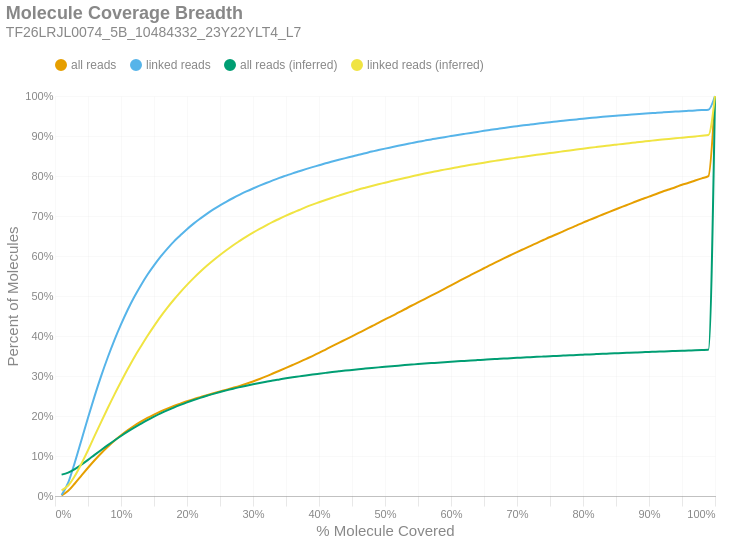

Source (notebook cell):
### Markdown cell above
### Molecule Read Coverage
This chart shows molecule coverage breadth as computed by the number of bases aligned to that molecule. In other words, "*how much of each unique long molecule is actually sequenced/aligned?*" Keep in mind there is a distinction between sequences and alignments, since some sequences belonging to a particular molecule may not align well and wouldn't appear in the alignment data. This chart also shows molecule coverage breadth as computed by the *inferred fragment* from which the aligned sequences originate. Unlike read coverage, this calculation takes into account the total insert size, including unsequenced gaps between the forward and reverse reads. Like the previous figures, these are cumulative percents.

### Code cell
if SKIPLR:
    print_html(f"Skipped")
else:
    binned_df = consolidated_hist(valids['coverage_bp'], mask, 0.01, True)
    binned_df_inf = consolidated_hist(valids['coverage_inserts'], mask, 0.01, True)
    binned_df = binned_df.with_columns(pl.lit(binned_df_inf['all reads (cumsum)']).alias('all reads (inferred)'))
    binned_df = binned_df.with_columns(pl.lit(binned_df_inf['linked reads (cumsum)']).alias('linked reads (inferred)'))
    binned_df = binned_df.with_columns(
        (pl.col('bin').cast(pl.Float64) + 0.01).alias('right_edge')
    )

    with SafeRender(binned_df):
        (
            density_plot(binned_df, 'Molecule Coverage Breadth', samplename, 'molcov', ['all reads (inferred)','linked reads (inferred)'])
            .encode(
                #x=alt.X('bin:Q', title="% Molecule Covered").axis(format = '%').scale(padding=0),
                x=alt.X('right_edge:Q', title="% Molecule Covered").axis(format='%').scale(padding=0),
                y=alt.Y('value:Q', title='Percent of Molecules')
                    .axis(format='%')
                    .stack(False)
                    .scale(domainMin=0, padding=0),
                color=alt.Color("key:N").scale(domain = ["all reads", "linked reads", "all reads (inferred)", "linked reads (inferred)"]),
                tooltip = [
                    alt.Tooltip("key:N", title = "Data Type"),
                    alt.Tooltip("range_label:N", title="% Molecule Covered"),
                    alt.Tooltip("value:Q", format = ".2%", title="% Molecules")
                ]
            )
        ).display()

### Figure 1 — Vega-Lite specification as saved in the notebook (floating-point values rounded to 4 significant figures)
{"width": "container", "height": 400, "config": {"title": {"anchor": "start", "dy": -15, "fontSize": 18, "color": "#888888", "subtitleColor": "#888888", "subtitleFontSize": 14}, "arc": {"fill": "#0072B2"}, "axis": {"domainColor": "#888888", "domainWidth": 0.5, "gridWidth": 0.2, "grid": false, "titleFontWeight": 400, "titleFontSize": 15, "labelFontSize": 11, "labelColor": "#888888", "tickColor": "#888888", "tickWidth": 0.2, "titleColor": "#888888"}, "axisBand": {"grid": false}, "axisX": {"grid": true, "tickSize": 10, "domainCap": "round"}, "axisY": {"domain": false, "grid": true, "tickSize": 0, "domainCap": "round"}, "background": "transparent", "header": {"labelFontSize": 15, "labelColor": "#888888", "titleFontSize": 15, "titleFontWeight": 600, "titleColor": "#888888"}, "legend": {"labelFont": "sans-serif", "labelFontSize": 12, "labelColor": "#888888", "symbolSize": 100, "symbolType": "circle", "titleFontSize": 12, "titlePadding": 10, "titleColor": "#888888", "title": null, "orient": "top"}, "range": {"category": ["#E69F00", "#56B4E9", "#009E73", "#F0E442", "#0072B2", "#D55E00", "#CC79A7", "#000000"], "diverging": ["#cfe8f3", "#a2d4ec", "#73bfe2", "#46abdb", "#1696d2", "#12719e"]}, "area": {"fill": "#0072B2", "fillOpacity": 0.7, "line": true, "strokeOpacity": 0.7}, "line": {"color": "#0072B2", "stroke": "#0072B2", "strokeWidth": 2}, "trail": {"color": "#0072B2", "stroke": "#0072B2", "strokeWidth": 0, "size": 1}, "point": {"filled": true, "fillOpacity": 1.0, "size": 95}, "text": {"color": "#888888", "fontSize": 11, "align": "right", "fontWeight": 400, "size": 11}, "bar": {"fill": "#0072B2", "stroke": null}, "view": {"stroke": null, "continuousWidth": 660, "continuousHeight": 400}}, "data": {"name": "data-a2f6b8a7b7ce43f506a5ada90dff55be"}, "mark": {"type": "line", "interpolate": "monotone", "point": {"opacity": 0, "size": 275}}, "encoding": {"color": {"field": "key", "scale": {"domain": ["all reads", "linked reads", "all reads (inferred)", "linked reads (inferred)"]}, "type": "nominal"}, "tooltip": [{"field": "key", "title": "Data Type", "type": "nominal"}, {"field": "range_label", "title": "% Molecule Covered", "type": "nominal"}, {"field": "value", "format": ".2%", "title": "% Molecules", "type": "quantitative"}], "x": {"axis": {"format": "%"}, "field": "right_edge", "scale": {"padding": 0}, "title": "% Molecule Covered", "type": "quantitative"}, "y": {"axis": {"format": "%"}, "field": "value", "scale": {"domainMin": 0, "padding": 0}, "stack": false, "title": "Percent of Molecules", "type": "quantitative"}}, "params": [{"name": "param_c36ac31b6afebe62", "select": {"type": "point", "fields": ["key"]}, "bind": "legend"}], "title": {"text": "Molecule Coverage Breadth", "subtitle": "TF26LRJL0074_5B_10484332_23Y22YLT4_L7"}, "transform": [{"fold": ["all reads (cumsum)", "linked reads (cumsum)", "all reads (inferred)", "linked reads (inferred)"]}, {"calculate": "replace(datum.key, ' (cumsum)', '')", "as": "key"}, {"filter": {"param": "param_c36ac31b6afebe62"}}], "usermeta": {"embedOptions": {"downloadFileName": "TF26LRJL0074_5B_10484332_23Y22YLT4_L7.molcov"}}, "$schema": "https://vega.github.io/schema/vega-lite/v6.4.1.json", "datasets": {"data-a2f6b8a7b7ce43f506a5ada90dff55be": [{"bin": "0.0", "interval": "0.0-0.01", "all reads": 0.001256, "linked reads": 0.002532, "all reads (cumsum)": 0.001256, "linked reads (cumsum)": 0.002532, "range_label": "0.0-0.01", "all reads (inferred)": 0.05351, "linked reads (inferred)": 0.01411, "right_edge": 0.01}, {"bin": "0.01", "interval": "0.01-0.02", "all reads": 0.01164, "linked reads": 0.03069, "all reads (cumsum)": 0.0129, "linked reads (cumsum)": 0.03322, "range_label": "0.01-0.02", "all reads (inferred)": 0.05844, "linked reads (inferred)": 0.02614, "right_edge": 0.02}, {"bin": "0.02", "interval": "0.02-0.03", "all reads": 0.01828, "linked reads": 0.05052, "all reads (cumsum)": 0.03118, "linked reads (cumsum)": 0.08374, "range_label": "0.02-0.03", "all reads (inferred)": 0.06725, "linked reads (inferred)": 0.05, "right_edge": 0.03}, {"bin": "0.03", "interval": "0.03-0.04", "all reads": 0.01975, "linked reads": 0.05583, "all reads (cumsum)": 0.05093, "linked reads (cumsum)": 0.1396, "range_label": "0.03-0.04", "all reads (inferred)": 0.07828, "linked reads (inferred)": 0.0807, "right_edge": 0.04}, {"bin": "0.04", "interval": "0.04-0.05", "all reads": 0.01965, "linked reads": 0.05593, "all reads (cumsum)": 0.07058, "linked reads (cumsum)": 0.1955, "range_label": "0.04-0.05", "all reads (inferred)": 0.09027, "linked reads (inferred)": 0.1145, "right_edge": 0.05}, {"bin": "0.05", "interval": "0.05-0.06", "all reads": 0.01885, "linked reads": 0.05415, "all reads (cumsum)": 0.08943, "linked reads (cumsum)": 0.2497, "range_label": "0.05-0.06", "all reads (inferred)": 0.1029, "linked reads (inferred)": 0.1503, "right_edge": 0.06}, {"bin": "0.06", "interval": "0.06-0.07", "all reads": 0.01762, "linked reads": 0.05064, "all reads (cumsum)": 0.107, "linked reads (cumsum)": 0.3003, "range_label": "0.06-0.07", "all reads (inferred)": 0.1152, "linked reads (inferred)": 0.1855, "right_edge": 0.07}, {"bin": "0.07", "interval": "0.07-0.08", "all reads": 0.01612, "linked reads": 0.04652, "all reads (cumsum)": 0.1232, "linked reads (cumsum)": 0.3468, "range_label": "0.07-0.08", "all reads (inferred)": 0.1272, "linked reads (inferred)": 0.2201, "right_edge": 0.08}, {"bin": "0.08", "interval": "0.08-0.09", "all reads": 0.01493, "linked reads": 0.04296, "all reads (cumsum)": 0.1381, "linked reads (cumsum)": 0.3898, "range_label": "0.08-0.09", "all reads (inferred)": 0.1389, "linked reads (inferred)": 0.2535, "right_edge": 0.09}, {"bin": "0.09", "interval": "0.09-0.1", "all reads": 0.01361, "linked reads": 0.03915, "all reads (cumsum)": 0.1517, "linked reads (cumsum)": 0.4289, "range_label": "0.09-0.1", "all reads (inferred)": 0.15, "linked reads (inferred)": 0.2856, "right_edge": 0.1}, {"bin": "0.1", "interval": "0.1-0.11", "all reads": 0.01251, "linked reads": 0.03601, "all reads (cumsum)": 0.1642, "linked reads (cumsum)": 0.4649, "range_label": "0.1-0.11", "all reads (inferred)": 0.1608, "linked reads (inferred)": 0.3168, "right_edge": 0.11}, {"bin": "0.11", "interval": "0.11-0.12", "all reads": 0.01137, "linked reads": 0.0325, "all reads (cumsum)": 0.1756, "linked reads (cumsum)": 0.4974, "range_label": "0.11-0.12", "all reads (inferred)": 0.1711, "linked reads (inferred)": 0.3465, "right_edge": 0.12}, {"bin": "0.12", "interval": "0.12-0.13", "all reads": 0.01015, "linked reads": 0.029, "all reads (cumsum)": 0.1857, "linked reads (cumsum)": 0.5264, "range_label": "0.12-0.13", "all reads (inferred)": 0.1805, "linked reads (inferred)": 0.3736, "right_edge": 0.13}, {"bin": "0.13", "interval": "0.13-0.14", "all reads": 0.009404, "linked reads": 0.02669, "all reads (cumsum)": 0.1951, "linked reads (cumsum)": 0.5531, "range_label": "0.13-0.14", "all reads (inferred)": 0.1897, "linked reads (inferred)": 0.4, "right_edge": 0.14}, {"bin": "0.14", "interval": "0.14-0.15", "all reads": 0.008378, "linked reads": 0.02353, "all reads (cumsum)": 0.2035, "linked reads (cumsum)": 0.5767, "range_label": "0.14-0.15", "all reads (inferred)": 0.1983, "linked reads (inferred)": 0.4248, "right_edge": 0.15}, {"bin": "0.15", "interval": "0.15-0.16", "all reads": 0.007853, "linked reads": 0.02175, "all reads (cumsum)": 0.2114, "linked reads (cumsum)": 0.5984, "range_label": "0.15-0.16", "all reads (inferred)": 0.2065, "linked reads (inferred)": 0.4485, "right_edge": 0.16}, {"bin": "0.16", "interval": "0.16-0.17", "all reads": 0.007106, "linked reads": 0.0196, "all reads (cumsum)": 0.2185, "linked reads (cumsum)": 0.618, "range_label": "0.16-0.17", "all reads (inferred)": 0.2141, "linked reads (inferred)": 0.4703, "right_edge": 0.17}, {"bin": "0.17", "interval": "0.17-0.18", "all reads": 0.006645, "linked reads": 0.01797, "all reads (cumsum)": 0.2251, "linked reads (cumsum)": 0.636, "range_label": "0.17-0.18", "all reads (inferred)": 0.2211, "linked reads (inferred)": 0.4906, "right_edge": 0.18}, {"bin": "0.18", "interval": "0.18-0.19", "all reads": 0.00589, "linked reads": 0.01575, "all reads (cumsum)": 0.231, "linked reads (cumsum)": 0.6517, "range_label": "0.18-0.19", "all reads (inferred)": 0.2277, "linked reads (inferred)": 0.5098, "right_edge": 0.19}, {"bin": "0.19", "interval": "0.19-0.2", "all reads": 0.005764, "linked reads": 0.01528, "all reads (cumsum)": 0.2368, "linked reads (cumsum)": 0.667, "range_label": "0.19-0.2", "all reads (inferred)": 0.234, "linked reads (inferred)": 0.5279, "right_edge": 0.2}, {"bin": "0.2", "interval": "0.2-0.21", "all reads": 0.005396, "linked reads": 0.01387, "all reads (cumsum)": 0.2422, "linked reads (cumsum)": 0.6809, "range_label": "0.2-0.21", "all reads (inferred)": 0.2398, "linked reads (inferred)": 0.5448, "right_edge": 0.21}, {"bin": "0.21", "interval": "0.21-0.22", "all reads": 0.004954, "linked reads": 0.01258, "all reads (cumsum)": 0.2471, "linked reads (cumsum)": 0.6934, "range_label": "0.21-0.22", "all reads (inferred)": 0.2453, "linked reads (inferred)": 0.5605, "right_edge": 0.22}, {"bin": "0.22", "interval": "0.22-0.23", "all reads": 0.004944, "linked reads": 0.01197, "all reads (cumsum)": 0.2521, "linked reads (cumsum)": 0.7054, "range_label": "0.22-0.23", "all reads (inferred)": 0.2505, "linked reads (inferred)": 0.5755, "right_edge": 0.23}, {"bin": "0.23", "interval": "0.23-0.24", "all reads": 0.004778, "linked reads": 0.01107, "all reads (cumsum)": 0.2569, "linked reads (cumsum)": 0.7165, "range_label": "0.23-0.24", "all reads (inferred)": 0.2553, "linked reads (inferred)": 0.5894, "right_edge": 0.24}, {"bin": "0.24", "interval": "0.24-0.25", "all reads": 0.004626, "linked reads": 0.01026, "all reads (cumsum)": 0.2615, "linked reads (cumsum)": 0.7267, "range_label": "0.24-0.25", "all reads (inferred)": 0.2599, "linked reads (inferred)": 0.6026, "right_edge": 0.25}, {"bin": "0.25", "interval": "0.25-0.26", "all reads": 0.004434, "linked reads": 0.009431, "all reads (cumsum)": 0.2659, "linked reads (cumsum)": 0.7362, "range_label": "0.25-0.26", "all reads (inferred)": 0.2642, "linked reads (inferred)": 0.615, "right_edge": 0.26}, {"bin": "0.26", "interval": "0.26-0.27", "all reads": 0.004599, "linked reads": 0.008852, "all reads (cumsum)": 0.2705, "linked reads (cumsum)": 0.745, "range_label": "0.26-0.27", "all reads (inferred)": 0.2683, "linked reads (inferred)": 0.6269, "right_edge": 0.27}, {"bin": "0.27", "interval": "0.27-0.28", "all reads": 0.004818, "linked reads": 0.008333, "all reads (cumsum)": 0.2753, "linked reads (cumsum)": 0.7534, "range_label": "0.27-0.28", "all reads (inferred)": 0.2721, "linked reads (inferred)": 0.6378, "right_edge": 0.28}, {"bin": "0.28", "interval": "0.28-0.29", "all reads": 0.005372, "linked reads": 0.007995, "all reads (cumsum)": 0.2807, "linked reads (cumsum)": 0.7614, "range_label": "0.28-0.29", "all reads (inferred)": 0.2758, "linked reads (inferred)": 0.6484, "right_edge": 0.29}, {"bin": "0.29", "interval": "0.29-0.3", "all reads": 0.005669, "linked reads": 0.007384, "all reads (cumsum)": 0.2864, "linked reads (cumsum)": 0.7687, "range_label": "0.29-0.3", "all reads (inferred)": 0.2793, "linked reads (inferred)": 0.6583, "right_edge": 0.3}, {"bin": "0.3", "interval": "0.3-0.31", "all reads": 0.006049, "linked reads": 0.007048, "all reads (cumsum)": 0.2924, "linked reads (cumsum)": 0.7758, "range_label": "0.3-0.31", "all reads (inferred)": 0.2826, "linked reads (inferred)": 0.6678, "right_edge": 0.31}, {"bin": "0.31", "interval": "0.31-0.32", "all reads": 0.006715, "linked reads": 0.00676, "all reads (cumsum)": 0.2991, "linked reads (cumsum)": 0.7825, "range_label": "0.31-0.32", "all reads (inferred)": 0.2857, "linked reads (inferred)": 0.6768, "right_edge": 0.32}, {"bin": "0.32", "interval": "0.32-0.33", "all reads": 0.007035, "linked reads": 0.006545, "all reads (cumsum)": 0.3062, "linked reads (cumsum)": 0.7891, "range_label": "0.32-0.33", "all reads (inferred)": 0.2888, "linked reads (inferred)": 0.6855, "right_edge": 0.33}, {"bin": "0.33", "interval": "0.33-0.34", "all reads": 0.006999, "linked reads": 0.006181, "all reads (cumsum)": 0.3132, "linked reads (cumsum)": 0.7953, "range_label": "0.33-0.34", "all reads (inferred)": 0.2914, "linked reads (inferred)": 0.6932, "right_edge": 0.34}, {"bin": "0.34", "interval": "0.34-0.35", "all reads": 0.00707, "linked reads": 0.005709, "all reads (cumsum)": 0.3202, "linked reads (cumsum)": 0.801, "range_label": "0.34-0.35", "all reads (inferred)": 0.2941, "linked reads (inferred)": 0.7009, "right_edge": 0.35}, {"bin": "0.35", "interval": "0.35-0.36", "all reads": 0.007195, "linked reads": 0.005668, "all reads (cumsum)": 0.3274, "linked reads (cumsum)": 0.8067, "range_label": "0.35-0.36", "all reads (inferred)": 0.2967, "linked reads (inferred)": 0.7082, "right_edge": 0.36}, {"bin": "0.36", "interval": "0.36-0.37", "all reads": 0.007292, "linked reads": 0.005209, "all reads (cumsum)": 0.3347, "linked reads (cumsum)": 0.8119, "range_label": "0.36-0.37", "all reads (inferred)": 0.2991, "linked reads (inferred)": 0.715, "right_edge": 0.37}, {"bin": "0.37", "interval": "0.37-0.38", "all reads": 0.007551, "linked reads": 0.005251, "all reads (cumsum)": 0.3423, "linked reads (cumsum)": 0.8171, "range_label": "0.37-0.38", "all reads (inferred)": 0.3015, "linked reads (inferred)": 0.7221, "right_edge": 0.38}, {"bin": "0.38", "interval": "0.38-0.39", "all reads": 0.00752, "linked reads": 0.004975, "all reads (cumsum)": 0.3498, "linked reads (cumsum)": 0.8221, "range_label": "0.38-0.39", "all reads (inferred)": 0.3037, "linked reads (inferred)": 0.7284, "right_edge": 0.39}, {"bin": "0.39", "interval": "0.39-0.4", "all reads": 0.007846, "linked reads": 0.004722, "all reads (cumsum)": 0.3576, "linked reads (cumsum)": 0.8268, "range_label": "0.39-0.4", "all reads (inferred)": 0.3058, "linked reads (inferred)": 0.7343, "right_edge": 0.4}, {"bin": "0.4", "interval": "0.4-0.41", "all reads": 0.008445, "linked reads": 0.004855, "all reads (cumsum)": 0.3661, "linked reads (cumsum)": 0.8317, "range_label": "0.4-0.41", "all reads (inferred)": 0.3078, "linked reads (inferred)": 0.7401, "right_edge": 0.41}, {"bin": "0.41", "interval": "0.41-0.42", "all reads": 0.008442, "linked reads": 0.004469, "all reads (cumsum)": 0.3745, "linked reads (cumsum)": 0.8361, "range_label": "0.41-0.42", "all reads (inferred)": 0.3098, "linked reads (inferred)": 0.7458, "right_edge": 0.42}, {"bin": "0.42", "interval": "0.42-0.43", "all reads": 0.008372, "linked reads": 0.004333, "all reads (cumsum)": 0.3829, "linked reads (cumsum)": 0.8405, "range_label": "0.42-0.43", "all reads (inferred)": 0.3116, "linked reads (inferred)": 0.751, "right_edge": 0.43}, {"bin": "0.43", "interval": "0.43-0.44", "all reads": 0.008101, "linked reads": 0.004254, "all reads (cumsum)": 0.391, "linked reads (cumsum)": 0.8447, "range_label": "0.43-0.44", "all reads (inferred)": 0.3135, "linked reads (inferred)": 0.7562, "right_edge": 0.44}, {"bin": "0.44", "interval": "0.44-0.45", "all reads": 0.008223, "linked reads": 0.004124, "all reads (cumsum)": 0.3992, "linked reads (cumsum)": 0.8488, "range_label": "0.44-0.45", "all reads (inferred)": 0.3152, "linked reads (inferred)": 0.7612, "right_edge": 0.45}, {"bin": "0.45", "interval": "0.45-0.46", "all reads": 0.008362, "linked reads": 0.004244, "all reads (cumsum)": 0.4076, "linked reads (cumsum)": 0.8531, "range_label": "0.45-0.46", "all reads (inferred)": 0.3169, "linked reads (inferred)": 0.7661, "right_edge": 0.46}, {"bin": "0.46", "interval": "0.46-0.47", "all reads": 0.008223, "linked reads": 0.003883, "all reads (cumsum)": 0.4158, "linked reads (cumsum)": 0.857, "range_label": "0.46-0.47", "all reads (inferred)": 0.3185, "linked reads (inferred)": 0.7706, "right_edge": 0.47}, {"bin": "0.47", "interval": "0.47-0.48", "all reads": 0.008556, "linked reads": 0.004133, "all reads (cumsum)": 0.4244, "linked reads (cumsum)": 0.8611, "range_label": "0.47-0.48", "all reads (inferred)": 0.3201, "linked reads (inferred)": 0.775, "right_edge": 0.48}, {"bin": "0.48", "interval": "0.48-0.49", "all reads": 0.008219, "linked reads": 0.0037, "all reads (cumsum)": 0.4326, "linked reads (cumsum)": 0.8648, "range_label": "0.48-0.49", "all reads (inferred)": 0.3216, "linked reads (inferred)": 0.7792, "right_edge": 0.49}, {"bin": "0.49", "interval": "0.49-0.5", "all reads": 0.009048, "linked reads": 0.003633, "all reads (cumsum)": 0.4416, "linked reads (cumsum)": 0.8684, "range_label": "0.49-0.5", "all reads (inferred)": 0.323, "linked reads (inferred)": 0.7832, "right_edge": 0.5}, {"bin": "0.5", "interval": "0.5-0.51", "all reads": 0.007941, "linked reads": 0.003545, "all reads (cumsum)": 0.4496, "linked reads (cumsum)": 0.872, "range_label": "0.5-0.51", "all reads (inferred)": 0.3244, "linked reads (inferred)": 0.7873, "right_edge": 0.51}, {"bin": "0.51", "interval": "0.51-0.52", "all reads": 0.008712, "linked reads": 0.003538, "all reads (cumsum)": 0.4583, "linked reads (cumsum)": 0.8755, "range_label": "0.51-0.52", "all reads (inferred)": 0.3258, "linked reads (inferred)": 0.7913, "right_edge": 0.52}, {"bin": "0.52", "interval": "0.52-0.53", "all reads": 0.008588, "linked reads": 0.003437, "all reads (cumsum)": 0.4669, "linked reads (cumsum)": 0.879, "range_label": "0.52-0.53", "all reads (inferred)": 0.3272, "linked reads (inferred)": 0.7951, "right_edge": 0.53}, {"bin": "0.53", "interval": "0.53-0.54", "all reads": 0.008744, "linked reads": 0.00325, "all reads (cumsum)": 0.4756, "linked reads (cumsum)": 0.8822, "range_label": "0.53-0.54", "all reads (inferred)": 0.3285, "linked reads (inferred)": 0.7988, "right_edge": 0.54}, {"bin": "0.54", "interval": "0.54-0.55", "all reads": 0.008357, "linked reads": 0.003244, "all reads (cumsum)": 0.484, "linked reads (cumsum)": 0.8855, "range_label": "0.54-0.55", "all reads (inferred)": 0.3298, "linked reads (inferred)": 0.8025, "right_edge": 0.55}, {"bin": "0.55", "interval": "0.55-0.56", "all reads": 0.008369, "linked reads": 0.002959, "all reads (cumsum)": 0.4923, "linked reads (cumsum)": 0.8884, "range_label": "0.55-0.56", "all reads (inferred)": 0.331, "linked reads (inferred)": 0.806, "right_edge": 0.56}, {"bin": "0.56", "interval": "0.56-0.57", "all reads": 0.008498, "linked reads": 0.003114, "all reads (cumsum)": 0.5008, "linked reads (cumsum)": 0.8915, "range_label": "0.56-0.57", "all reads (inferred)": 0.3322, "linked reads (inferred)": 0.8094, "right_edge": 0.57}, {"bin": "0.57", "interval": "0.57-0.58", "all reads": 0.008348, "linked reads": 0.00275, "all reads (cumsum)": 0.5092, "linked reads (cumsum)": 0.8943, "range_label": "0.57-0.58", "all reads (inferred)": 0.3334, "linked reads (inferred)": 0.8126, "right_edge": 0.58}, {"bin": "0.58", "interval": "0.58-0.59", "all reads": 0.00858, "linked reads": 0.002871, "all reads (cumsum)": 0.5178, "linked reads (cumsum)": 0.8971, "range_label": "0.58-0.59", "all reads (inferred)": 0.3345, "linked reads (inferred)": 0.8159, "right_edge": 0.59}, {"bin": "0.59", "interval": "0.59-0.6", "all reads": 0.008769, "linked reads": 0.002734, "all reads (cumsum)": 0.5265, "linked reads (cumsum)": 0.8999, "range_label": "0.59-0.6", "all reads (inferred)": 0.3357, "linked reads (inferred)": 0.819, "right_edge": 0.6}, {"bin": "0.6", "interval": "0.6-0.61", "all reads": 0.008665, "linked reads": 0.002725, "all reads (cumsum)": 0.5352, "linked reads (cumsum)": 0.9026, "range_label": "0.6-0.61", "all reads (inferred)": 0.3367, "linked reads (inferred)": 0.8219, "right_edge": 0.61}, {"bin": "0.61", "interval": "0.61-0.62", "all reads": 0.008935, "linked reads": 0.002611, "all reads (cumsum)": 0.5441, "linked reads (cumsum)": 0.9052, "range_label": "0.61-0.62", "all reads (inferred)": 0.3378, "linked reads (inferred)": 0.8249, "right_edge": 0.62}, {"bin": "0.62", "interval": "0.62-0.63", "all reads": 0.008551, "linked reads": 0.002567, "all reads (cumsum)": 0.5527, "linked reads (cumsum)": 0.9078, "range_label": "0.62-0.63", "all reads (inferred)": 0.3388, "linked reads (inferred)": 0.8279, "right_edge": 0.63}, {"bin": "0.63", "interval": "0.63-0.64", "all reads": 0.008394, "linked reads": 0.002475, "all reads (cumsum)": 0.5611, "linked reads (cumsum)": 0.9103, "range_label": "0.63-0.64", "all reads (inferred)": 0.3398, "linked reads (inferred)": 0.8307, "right_edge": 0.64}, {"bin": "0.64", "interval": "0.64-0.65", "all reads": 0.008301, "linked reads": 0.002668, "all reads (cumsum)": 0.5694, "linked reads (cumsum)": 0.9129, "range_label": "0.64-0.65", "all reads (inferred)": 0.3408, "linked reads (inferred)": 0.8334, "right_edge": 0.65}, {"bin": "0.65", "interval": "0.65-0.66", "all reads": 0.008449, "linked reads": 0.002437, "all reads (cumsum)": 0.5778, "linked reads (cumsum)": 0.9154, "range_label": "0.65-0.66", "all reads (inferred)": 0.3418, "linked reads (inferred)": 0.8361, "right_edge": 0.66}, {"bin": "0.66", "interval": "0.66-0.67", "all reads": 0.008085, "linked reads": 0.002345, "all reads (cumsum)": 0.5859, "linked reads (cumsum)": 0.9177, "range_label": "0.66-0.67", "all reads (inferred)": 0.3427, "linked reads (inferred)": 0.8387, "right_edge": 0.67}, {"bin": "0.67", "interval": "0.67-0.68", "all reads": 0.008163, "linked reads": 0.002358, "all reads (cumsum)": 0.5941, "linked reads (cumsum)": 0.9201, "range_label": "0.67-0.68", "all reads (inferred)": 0.3436, "linked reads (inferred)": 0.8412, "right_edge": 0.68}, {"bin": "0.68", "interval": "0.68-0.69", "all reads": 0.00786, "linked reads": 0.002272, "all reads (cumsum)": 0.6019, "linked reads (cumsum)": 0.9223, "range_label": "0.68-0.69", "all reads (inferred)": 0.3444, "linked reads (inferred)": 0.8435, "right_edge": 0.69}, {"bin": "0.69", "interval": "0.69-0.7", "all reads": 0.007795, "linked reads": 0.002089, "all reads (cumsum)": 0.6097, "linked reads (cumsum)": 0.9244, "range_label": "0.69-0.7", "all reads (inferred)": 0.3453, "linked reads (inferred)": 0.846, "right_edge": 0.7}, {"bin": "0.7", "interval": "0.7-0.71", "all reads": 0.007587, "linked reads": 0.002168, "all reads (cumsum)": 0.6173, "linked reads (cumsum)": 0.9266, "range_label": "0.7-0.71", "all reads (inferred)": 0.3462, "linked reads (inferred)": 0.8483, "right_edge": 0.71}, {"bin": "0.71", "interval": "0.71-0.72", "all reads": 0.007539, "linked reads": 0.002007, "all reads (cumsum)": 0.6249, "linked reads (cumsum)": 0.9286, "range_label": "0.71-0.72", "all reads (inferred)": 0.347, "linked reads (inferred)": 0.8507, "right_edge": 0.72}, {"bin": "0.72", "interval": "0.72-0.73", "all reads": 0.00752, "linked reads": 0.001943, "all reads (cumsum)": 0.6324, "linked reads (cumsum)": 0.9305, "range_label": "0.72-0.73", "all reads (inferred)": 0.3478, "linked reads (inferred)": 0.853, "right_edge": 0.73}, {"bin": "0.73", "interval": "0.73-0.74", "all reads": 0.007533, "linked reads": 0.002029, "all reads (cumsum)": 0.6399, "linked reads (cumsum)": 0.9326, "range_label": "0.73-0.74", "all reads (inferred)": 0.3486, "linked reads (inferred)": 0.8552, "right_edge": 0.74}, {"bin": "0.74", "interval": "0.74-0.75", "all reads": 0.00751, "linked reads": 0.001959, "all reads (cumsum)": 0.6474, "linked reads (cumsum)": 0.9345, "range_label": "0.74-0.75", "all reads (inferred)": 0.3494, "linked reads (inferred)": 0.8574, "right_edge": 0.75}, {"bin": "0.75", "interval": "0.75-0.76", "all reads": 0.007004, "linked reads": 0.001674, "all reads (cumsum)": 0.6544, "linked reads (cumsum)": 0.9362, "range_label": "0.75-0.76", "all reads (inferred)": 0.3502, "linked reads (inferred)": 0.8595, "right_edge": 0.76}, {"bin": "0.76", "interval": "0.76-0.77", "all reads": 0.007301, "linked reads": 0.00187, "all reads (cumsum)": 0.6617, "linked reads (cumsum)": 0.9381, "range_label": "0.76-0.77", "all reads (inferred)": 0.351, "linked reads (inferred)": 0.8618, "right_edge": 0.77}, {"bin": "0.77", "interval": "0.77-0.78", "all reads": 0.007291, "linked reads": 0.001776, "all reads (cumsum)": 0.669, "linked reads (cumsum)": 0.9399, "range_label": "0.77-0.78", "all reads (inferred)": 0.3518, "linked reads (inferred)": 0.864, "right_edge": 0.78}, {"bin": "0.78", "interval": "0.78-0.79", "all reads": 0.006924, "linked reads": 0.001668, "all reads (cumsum)": 0.6759, "linked reads (cumsum)": 0.9415, "range_label": "0.78-0.79", "all reads (inferred)": 0.3525, "linked reads (inferred)": 0.866, "right_edge": 0.79}, {"bin": "0.79", "interval": "0.79-0.8", "all reads": 0.007406, "linked reads": 0.001753, "all reads (cumsum)": 0.6834, "linked reads (cumsum)": 0.9433, "range_label": "0.79-0.8", "all reads (inferred)": 0.3533, "linked reads (inferred)": 0.8682, "right_edge": 0.8}, {"bin": "0.8", "interval": "0.8-0.81", "all reads": 0.006808, "linked reads": 0.001551, "all reads (cumsum)": 0.6902, "linked reads (cumsum)": 0.9448, "range_label": "0.8-0.81", "all reads (inferred)": 0.354, "linked reads (inferred)": 0.8703, "right_edge": 0.81}, {"bin": "0.81", "interval": "0.81-0.82", "all reads": 0.006744, "linked reads": 0.00157, "all reads (cumsum)": 0.6969, "linked reads (cumsum)": 0.9464, "range_label": "0.81-0.82", "all reads (inferred)": 0.3548, "linked reads (inferred)": 0.8724, "right_edge": 0.82}, {"bin": "0.82", "interval": "0.82-0.83", "all reads": 0.006867, "linked reads": 0.001481, "all reads (cumsum)": 0.7038, "linked reads (cumsum)": 0.9479, "range_label": "0.82-0.83", "all reads (inferred)": 0.3555, "linked reads (inferred)": 0.8745, "right_edge": 0.83}, {"bin": "0.83", "interval": "0.83-0.84", "all reads": 0.00672, "linked reads": 0.001399, "all reads (cumsum)": 0.7105, "linked reads (cumsum)": 0.9493, "range_label": "0.83-0.84", "all reads (inferred)": 0.3562, "linked reads (inferred)": 0.8763, "right_edge": 0.84}, {"bin": "0.84", "interval": "0.84-0.85", "all reads": 0.006471, "linked reads": 0.001307, "all reads (cumsum)": 0.717, "linked reads (cumsum)": 0.9506, "range_label": "0.84-0.85", "all reads (inferred)": 0.3568, "linked reads (inferred)": 0.8783, "right_edge": 0.85}, {"bin": "0.85", "interval": "0.85-0.86", "all reads": 0.006445, "linked reads": 0.001377, "all reads (cumsum)": 0.7234, "linked reads (cumsum)": 0.952, "range_label": "0.85-0.86", "all reads (inferred)": 0.3575, "linked reads (inferred)": 0.8803, "right_edge": 0.86}, {"bin": "0.86", "interval": "0.86-0.87", "all reads": 0.006252, "linked reads": 0.001199, "all reads (cumsum)": 0.7297, "linked reads (cumsum)": 0.9532, "range_label": "0.86-0.87", "all reads (inferred)": 0.3582, "linked reads (inferred)": 0.8821, "right_edge": 0.87}, {"bin": "0.87", "interval": "0.87-0.88", "all reads": 0.006554, "linked reads": 0.001222, "all reads (cumsum)": 0.7362, "linked reads (cumsum)": 0.9544, "range_label": "0.87-0.88", "all reads (inferred)": 0.3589, "linked reads (inferred)": 0.884, "right_edge": 0.88}, {"bin": "0.88", "interval": "0.88-0.89", "all reads": 0.006189, "linked reads": 0.001155, "all reads (cumsum)": 0.7424, "linked reads (cumsum)": 0.9555, "range_label": "0.88-0.89", "all reads (inferred)": 0.3595, "linked reads (inferred)": 0.8858, "right_edge": 0.89}, {"bin": "0.89", "interval": "0.89-0.9", "all reads": 0.006162, "linked reads": 0.001082, "all reads (cumsum)": 0.7486, "linked reads (cumsum)": 0.9566, "range_label": "0.89-0.9", "all reads (inferred)": 0.3601, "linked reads (inferred)": 0.8875, "right_edge": 0.9}, {"bin": "0.9", "interval": "0.9-0.91", "all reads": 0.005812, "linked reads": 0.001162, "all reads (cumsum)": 0.7544, "linked reads (cumsum)": 0.9578, "range_label": "0.9-0.91", "all reads (inferred)": 0.3608, "linked reads (inferred)": 0.8895, "right_edge": 0.91}, {"bin": "0.91", "interval": "0.91-0.92", "all reads": 0.006282, "linked reads": 0.001149, "all reads (cumsum)": 0.7607, "linked reads (cumsum)": 0.9589, "range_label": "0.91-0.92", "all reads (inferred)": 0.3614, "linked reads (inferred)": 0.8911, "right_edge": 0.92}, {"bin": "0.92", "interval": "0.92-0.93", "all reads": 0.005633, "linked reads": 0.001105, "all reads (cumsum)": 0.7663, "linked reads (cumsum)": 0.96, "range_label": "0.92-0.93", "all reads (inferred)": 0.362, "linked reads (inferred)": 0.8927, "right_edge": 0.93}, {"bin": "0.93", "interval": "0.93-0.94", "all reads": 0.005644, "linked reads": 0.0009463, "all reads (cumsum)": 0.7719, "linked reads (cumsum)": 0.961, "range_label": "0.93-0.94", "all reads (inferred)": 0.3625, "linked reads (inferred)": 0.8943, "right_edge": 0.94}, {"bin": "0.94", "interval": "0.94-0.95", "all reads": 0.006067, "linked reads": 0.001, "all reads (cumsum)": 0.778, "linked reads (cumsum)": 0.962, "range_label": "0.94-0.95", "all reads (inferred)": 0.3631, "linked reads (inferred)": 0.8958, "right_edge": 0.95}, {"bin": "0.95", "interval": "0.95-0.96", "all reads": 0.005027, "linked reads": 0.0009147, "all reads (cumsum)": 0.783, "linked reads (cumsum)": 0.9629, "range_label": "0.95-0.96", "all reads (inferred)": 0.3637, "linked reads (inferred)": 0.8974, "right_edge": 0.96}, {"bin": "0.96", "interval": "0.96-0.97", "all reads": 0.005703, "linked reads": 0.0009336, "all reads (cumsum)": 0.7887, "linked reads (cumsum)": 0.9638, "range_label": "0.96-0.97", "all reads (inferred)": 0.3643, "linked reads (inferred)": 0.899, "right_edge": 0.97}, {"bin": "0.97", "interval": "0.97-0.98", "all reads": 0.005435, "linked reads": 0.0009273, "all reads (cumsum)": 0.7942, "linked reads (cumsum)": 0.9648, "range_label": "0.97-0.98", "all reads (inferred)": 0.365, "linked reads (inferred)": 0.9006, "right_edge": 0.98}, {"bin": "0.98", "interval": "0.98-0.99", "all reads": 0.005468, "linked reads": 0.0008292, "all reads (cumsum)": 0.7996, "linked reads (cumsum)": 0.9656, "range_label": "0.98-0.99", "all reads (inferred)": 0.3657, "linked reads (inferred)": 0.9023, "right_edge": 0.99}, {"bin": "0.99", "interval": "0.99-1.0", "all reads": 0.2004, "linked reads": 0.03442, "all reads (cumsum)": 1.0, "linked reads (cumsum)": 1.0, "range_label": "0.99-1.0", "all reads (inferred)": 1.0, "linked reads (inferred)": 1.0, "right_edge": 1.0}]}}
